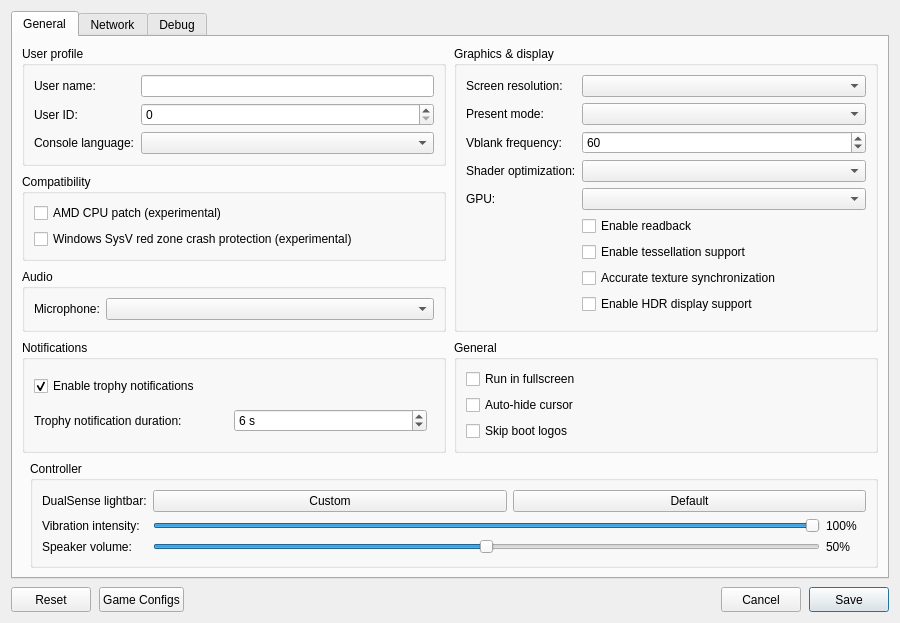
<?xml version="1.0" encoding="UTF-8"?>
<ui version="4.0">
 <class>ConfigurationEditDialog</class>
 <widget class="QDialog" name="ConfigurationEditDialog">
  <property name="geometry">
   <rect>
    <x>0</x>
    <y>0</y>
    <width>900</width>
    <height>620</height>
   </rect>
  </property>
  <property name="windowTitle">
   <string>Settings</string>
  </property>
  <property name="locale">
   <locale language="English" country="UnitedStates"/>
  </property>
  <layout class="QVBoxLayout" name="dialogLayout">
   <property name="spacing"><number>8</number></property>
   <item>
    <widget class="QTabWidget" name="settings_tabs">
     <property name="currentIndex"><number>0</number></property>
     <widget class="QWidget" name="settings_tab">
      <attribute name="title"><string>General</string></attribute>
      <layout class="QGridLayout" name="gridLayout">
       <property name="horizontalSpacing">
        <number>8</number>
       </property>
       <property name="verticalSpacing">
        <number>8</number>
       </property>
       <item row="0" column="0" colspan="2">
        <layout class="QGridLayout" name="sectionsLayout" columnstretch="1,1">
         <property name="horizontalSpacing">
          <number>8</number>
         </property>
         <property name="verticalSpacing">
          <number>8</number>
         </property>
         <item row="0" column="0">
          <widget class="QGroupBox" name="user_profile_group">
           <property name="title">
            <string>User profile</string>
           </property>
           <layout class="QFormLayout" name="userProfileLayout">
            <property name="fieldGrowthPolicy">
             <enum>QFormLayout::AllNonFixedFieldsGrow</enum>
            </property>
            <item row="0" column="0">
             <widget class="QLabel" name="label_user_name">
              <property name="text"><string>User name:</string></property>
             </widget>
            </item>
            <item row="0" column="1">
             <widget class="MandatoryLineEdit" name="lineEdit_user_name">
              <property name="toolTip"><string>Local user name exposed to games</string></property>
              <property name="clearButtonEnabled"><bool>true</bool></property>
             </widget>
            </item>
            <item row="1" column="0">
             <widget class="QLabel" name="label_user_id">
              <property name="text"><string>User ID:</string></property>
             </widget>
            </item>
            <item row="1" column="1">
             <widget class="QSpinBox" name="spinBox_user_id">
              <property name="toolTip"><string>Local user ID exposed to games</string></property>
              <property name="maximum"><number>2147483647</number></property>
             </widget>
            </item>
            <item row="2" column="0">
             <widget class="QLabel" name="label_console_language">
              <property name="text"><string>Console language:</string></property>
             </widget>
            </item>
            <item row="2" column="1">
             <widget class="QComboBox" name="comboBox_console_language">
              <property name="toolTip"><string>Language</string></property>
             </widget>
            </item>
           </layout>
          </widget>
         </item>
         <item row="2" column="0">
          <widget class="QGroupBox" name="audio_group">
           <property name="title"><string>Audio</string></property>
           <layout class="QFormLayout" name="audioLayout">
            <property name="fieldGrowthPolicy">
             <enum>QFormLayout::AllNonFixedFieldsGrow</enum>
            </property>
            <item row="0" column="0">
             <widget class="QLabel" name="label_audio_input_device">
              <property name="text"><string>Microphone:</string></property>
             </widget>
            </item>
            <item row="0" column="1">
             <widget class="QComboBox" name="comboBox_audio_input_device"/>
            </item>
           </layout>
          </widget>
         </item>
         <item row="0" column="1" rowspan="3">
          <widget class="QGroupBox" name="graphics_group">
           <property name="title">
            <string>Graphics &amp;&amp; display</string>
           </property>
           <layout class="QFormLayout" name="graphicsLayout">
            <property name="fieldGrowthPolicy">
             <enum>QFormLayout::AllNonFixedFieldsGrow</enum>
            </property>
            <item row="0" column="0">
             <widget class="QLabel" name="label_screen_resolution">
              <property name="text"><string>Screen resolution:</string></property>
             </widget>
            </item>
            <item row="0" column="1">
             <widget class="QComboBox" name="comboBox_screen_resolution">
              <property name="toolTip"><string>Window resolution</string></property>
             </widget>
            </item>
            <item row="1" column="0">
             <widget class="QLabel" name="label_present_mode">
              <property name="text"><string>Present mode:</string></property>
             </widget>
            </item>
            <item row="1" column="1">
             <widget class="QComboBox" name="comboBox_present_mode">
              <property name="toolTip"><string>Vulkan swapchain presentation mode</string></property>
             </widget>
            </item>
            <item row="2" column="0">
             <widget class="QLabel" name="label_vblank_frequency">
              <property name="text"><string>Vblank frequency:</string></property>
             </widget>
            </item>
            <item row="2" column="1">
             <widget class="QSpinBox" name="spinBox_vblank_frequency">
              <property name="toolTip"><string>Virtual display refresh rate used for frame pacing</string></property>
              <property name="minimum"><number>30</number></property>
              <property name="maximum"><number>360</number></property>
              <property name="value"><number>60</number></property>
             </widget>
            </item>
            <item row="3" column="0">
             <widget class="QLabel" name="label_shader_optimization">
              <property name="text"><string>Shader optimization:</string></property>
             </widget>
            </item>
            <item row="3" column="1">
             <widget class="QComboBox" name="comboBox_shader_optimization_type">
              <property name="toolTip"><string>Optimize shaders for code size or performance</string></property>
             </widget>
            </item>
            <item row="4" column="0">
             <widget class="QLabel" name="label_gpu">
              <property name="text"><string>GPU:</string></property>
             </widget>
            </item>
            <item row="4" column="1">
             <widget class="QComboBox" name="comboBox_gpu">
              <property name="toolTip"><string>Graphics device used by the emulator</string></property>
             </widget>
            </item>
            <item row="5" column="1">
             <widget class="QCheckBox" name="checkBox_readback">
              <property name="toolTip"><string>Read back writable linear images</string></property>
              <property name="text"><string>Enable readback</string></property>
             </widget>
            </item>
            <item row="6" column="1">
             <widget class="QCheckBox" name="checkBox_tessellation">
              <property name="toolTip"><string>Draw tessellated geometry, such as GTA V's nearby tree trunks. Unsupported tessellation shaders may cause crashes.</string></property>
              <property name="text"><string>Enable tessellation support</string></property>
             </widget>
            </item>
            <item row="7" column="1">
             <widget class="QCheckBox" name="checkBox_sync_raw_image_buffers">
              <property name="toolTip"><string>Can fix missing textures and incorrect transparency in some games. May reduce performance.</string></property>
              <property name="text"><string>Accurate texture synchronization</string></property>
             </widget>
            </item>
            <item row="8" column="1">
             <widget class="QCheckBox" name="checkBox_hdr">
              <property name="toolTip"><string>Enable HDR10 output for supported games. Requires HDR enabled on the host display.</string></property>
              <property name="text"><string>Enable HDR display support</string></property>
             </widget>
            </item>
           </layout>
          </widget>
         </item>
         <item row="3" column="0">
          <widget class="QGroupBox" name="notifications_group">
           <property name="title"><string>Notifications</string></property>
           <layout class="QVBoxLayout" name="notificationsLayout">
            <item>
             <widget class="QCheckBox" name="checkBox_trophy_notifications">
              <property name="toolTip"><string>Show trophy unlock notifications and play their sound.
    To use your own sound, replace the emulator's assets/sounds/trophy-unlock.wav with a WAV file and restart the game.</string></property>
              <property name="text"><string>Enable trophy notifications</string></property>
              <property name="checked"><bool>true</bool></property>
             </widget>
            </item>
            <item>
             <layout class="QHBoxLayout" name="trophyDurationLayout">
              <item>
               <widget class="QLabel" name="label_trophy_duration">
                <property name="text"><string>Trophy notification duration:</string></property>
               </widget>
              </item>
              <item>
               <widget class="QSpinBox" name="spinBox_trophy_duration">
                <property name="toolTip"><string>How long each trophy unlock notification stays on screen.</string></property>
                <property name="suffix"><string> s</string></property>
                <property name="minimum"><number>5</number></property>
                <property name="maximum"><number>10</number></property>
                <property name="value"><number>6</number></property>
               </widget>
              </item>
              <item>
               <spacer name="trophyDurationSpacer">
                <property name="orientation"><enum>Qt::Horizontal</enum></property>
               </spacer>
              </item>
             </layout>
            </item>
           </layout>
          </widget>
         </item>
         <item row="3" column="1">
          <widget class="QGroupBox" name="general_group">
           <property name="title"><string>General</string></property>
           <layout class="QVBoxLayout" name="generalLayout">
            <item>
             <widget class="QCheckBox" name="checkBox_fullscreen">
              <property name="toolTip"><string>Run in borderless desktop fullscreen</string></property>
              <property name="text"><string>Run in fullscreen</string></property>
             </widget>
            </item>
            <item>
             <widget class="QCheckBox" name="checkBox_hide_cursor">
              <property name="toolTip"><string>Hide the host cursor after 2 seconds without mouse activity</string></property>
              <property name="text"><string>Auto-hide cursor</string></property>
             </widget>
            </item>
            <item>
             <widget class="QCheckBox" name="checkBox_skip_notice_screen">
              <property name="toolTip"><string>Skip startup logos and notices in supported games.</string></property>
              <property name="text"><string>Skip boot logos</string></property>
             </widget>
            </item>
           </layout>
          </widget>
         </item>
         <item row="1" column="0">
          <widget class="QGroupBox" name="compatibility_group">
           <property name="title">
            <string>Compatibility</string>
           </property>
           <layout class="QVBoxLayout" name="compatibilityLayout">
            <item>
             <widget class="QCheckBox" name="checkBox_amd_cpu">
              <property name="toolTip"><string>Patch CPU instructions that differ between AMD and the host CPU.</string></property>
              <property name="text"><string>AMD CPU patch (experimental)</string></property>
             </widget>
            </item>
            <item>
             <widget class="QCheckBox" name="checkBox_red_zone_protection">
              <property name="toolTip"><string>Helps prevent crashes in some games on Windows</string></property>
              <property name="text"><string>Windows SysV red zone crash protection (experimental)</string></property>
             </widget>
            </item>
           </layout>
          </widget>
         </item>
        </layout>
       </item>
       <item row="1" column="1">
        <widget class="QGroupBox" name="controller_group">
         <property name="title"><string>Controller</string></property>
         <layout class="QFormLayout" name="controllerLayout">
          <property name="fieldGrowthPolicy"><enum>QFormLayout::AllNonFixedFieldsGrow</enum></property>
          <item row="0" column="0">
           <widget class="QLabel" name="label_controller_color">
            <property name="text"><string>DualSense lightbar:</string></property>
           </widget>
          </item>
          <item row="0" column="1">
           <layout class="QHBoxLayout" name="controllerColorLayout">
            <item>
             <widget class="QPushButton" name="button_controller_color">
              <property name="toolTip"><string>Choose and preview a fixed LED color. Bluetooth DualSense may take several seconds to update.</string></property>
              <property name="text"><string>Custom</string></property>
             </widget>
            </item>
            <item>
             <widget class="QPushButton" name="button_controller_color_reset">
              <property name="toolTip"><string>Let the game control the lightbar</string></property>
              <property name="text"><string>Default</string></property>
             </widget>
            </item>
           </layout>
          </item>
          <item row="1" column="0">
           <widget class="QLabel" name="label_controller_vibration">
            <property name="text"><string>Vibration intensity:</string></property>
           </widget>
          </item>
          <item row="1" column="1">
           <layout class="QHBoxLayout" name="controllerVibrationLayout">
            <item>
             <widget class="QSlider" name="slider_controller_vibration">
              <property name="toolTip"><string>Scale DualSense vibration over USB and Bluetooth</string></property>
              <property name="maximum"><number>100</number></property>
              <property name="value"><number>100</number></property>
              <property name="orientation"><enum>Qt::Horizontal</enum></property>
             </widget>
            </item>
            <item>
             <widget class="QLabel" name="label_controller_vibration_value">
              <property name="minimumSize"><size><width>40</width><height>0</height></size></property>
              <property name="text"><string>100%</string></property>
             </widget>
            </item>
           </layout>
          </item>
          <item row="2" column="0">
           <widget class="QLabel" name="label_controller_volume">
            <property name="text"><string>Speaker volume:</string></property>
           </widget>
          </item>
          <item row="2" column="1">
           <layout class="QHBoxLayout" name="controllerVolumeLayout">
            <item>
             <widget class="QSlider" name="slider_controller_volume">
              <property name="toolTip"><string>Scale the DualSense speaker over USB and Bluetooth. 50% is the previous default; 100% adds 6 dB of gain.</string></property>
              <property name="maximum"><number>100</number></property>
              <property name="value"><number>50</number></property>
              <property name="orientation"><enum>Qt::Horizontal</enum></property>
             </widget>
            </item>
            <item>
             <widget class="QLabel" name="label_controller_volume_value">
              <property name="minimumSize"><size><width>40</width><height>0</height></size></property>
              <property name="text"><string>50%</string></property>
             </widget>
            </item>
           </layout>
          </item>
         </layout>
        </widget>
       </item>
      </layout>
     </widget>
     <widget class="QWidget" name="network_tab">
      <attribute name="title"><string>Network</string></attribute>
      <layout class="QVBoxLayout" name="networkTabLayout">
       <item>
        <widget class="QCheckBox" name="checkBox_network_connected">
         <property name="toolTip"><string>Let games use your computer's local network connection.</string></property>
         <property name="text"><string>Enable network connection</string></property>
        </widget>
       </item>
       <item>
        <spacer name="networkSpacer">
         <property name="orientation"><enum>Qt::Vertical</enum></property>
         <property name="sizeHint" stdset="0"><size><width>20</width><height>40</height></size></property>
        </spacer>
       </item>
      </layout>
     </widget>
     <widget class="QWidget" name="debug_tab">
      <attribute name="title"><string>Debug</string></attribute>
      <layout class="QVBoxLayout" name="debugTabLayout">
       <item>
        <widget class="QGroupBox" name="debug_group">
         <property name="title">
          <string>Debugging &amp;&amp; logs</string>
         </property>
         <layout class="QGridLayout" name="debugLayout" columnstretch="0,1,0,1">
          <property name="horizontalSpacing"><number>8</number></property>
          <property name="verticalSpacing"><number>6</number></property>
          <item row="0" column="0" colspan="2">
           <widget class="QCheckBox" name="checkBox_vulkan_validation">
            <property name="toolTip"><string>Enable Vulkan validation layers</string></property>
            <property name="text"><string>Vulkan validation</string></property>
            <property name="checked"><bool>true</bool></property>
           </widget>
          </item>
          <item row="0" column="2" colspan="2">
           <widget class="QCheckBox" name="checkBox_shader_validation">
            <property name="toolTip"><string>Validate SPIR-V binary</string></property>
            <property name="text"><string>Shader validation</string></property>
            <property name="checked"><bool>true</bool></property>
           </widget>
          </item>
          <item row="1" column="0" colspan="2">
           <widget class="QCheckBox" name="checkBox_renderdoc_capture">
            <property name="toolTip"><string>Enable RenderDoc capture</string></property>
            <property name="text"><string>RenderDoc capture</string></property>
           </widget>
          </item>
          <item row="1" column="2" colspan="2">
           <widget class="QCheckBox" name="checkBox_cmd_dump">
            <property name="toolTip"><string>Dump command buffers</string></property>
            <property name="text"><string>Command buffer dump</string></property>
           </widget>
          </item>
          <item row="2" column="0">
           <widget class="QLabel" name="label_shader_log_direction">
            <property name="text"><string>Shader logging:</string></property>
           </widget>
          </item>
          <item row="2" column="1">
           <widget class="QComboBox" name="comboBox_shader_log_direction">
            <property name="toolTip"><string>Dump shaders to file or console window. If enabled may decrease emulator performance</string></property>
           </widget>
          </item>
          <item row="2" column="2">
           <widget class="QLabel" name="label_shader_log_folder">
            <property name="text"><string>Shader log folder:</string></property>
           </widget>
          </item>
          <item row="2" column="3">
           <widget class="MandatoryLineEdit" name="lineEdit_shader_log_folder">
            <property name="toolTip"><string>Specify directory to dump shaders</string></property>
            <property name="clearButtonEnabled"><bool>true</bool></property>
           </widget>
          </item>
          <item row="3" column="0">
           <widget class="QLabel" name="label_printf_direction">
            <property name="text"><string>Printf output:</string></property>
           </widget>
          </item>
          <item row="3" column="1">
           <widget class="QComboBox" name="comboBox_printf_direction">
            <property name="toolTip"><string>Print logs to file or console window. If enabled may decrease emulator performance</string></property>
           </widget>
          </item>
          <item row="3" column="2">
           <widget class="QLabel" name="label_printf_file">
            <property name="text"><string>Printf output file:</string></property>
           </widget>
          </item>
          <item row="3" column="3">
           <widget class="MandatoryLineEdit" name="lineEdit_printf_file">
            <property name="toolTip"><string>Specify file to dump logs</string></property>
            <property name="clearButtonEnabled"><bool>true</bool></property>
           </widget>
          </item>
          <item row="4" column="0">
           <widget class="QCheckBox" name="checkBox_profiler">
            <property name="toolTip"><string>Enable the Tracy profiler. Profiling may decrease emulator performance</string></property>
            <property name="text"><string>Tracy profiler</string></property>
           </widget>
          </item>
          <item row="4" column="2">
           <widget class="QLabel" name="label_cmd_dump_folder">
            <property name="text"><string>Command buffer folder:</string></property>
           </widget>
          </item>
          <item row="4" column="3">
           <widget class="MandatoryLineEdit" name="lineEdit_cmd_dump_folder">
            <property name="toolTip"><string>Specify directory to dump command buffers</string></property>
            <property name="clearButtonEnabled"><bool>true</bool></property>
           </widget>
          </item>
         </layout>
        </widget>
       </item>
       <item>
        <spacer name="debugSpacer">
         <property name="orientation"><enum>Qt::Vertical</enum></property>
         <property name="sizeHint" stdset="0"><size><width>20</width><height>40</height></size></property>
        </spacer>
       </item>
      </layout>
     </widget>
    </widget>
   </item>
   <item>
    <layout class="QHBoxLayout" name="buttonLayout">
     <item>
     <widget class="QPushButton" name="clear_button">
       <property name="minimumSize"><size><width>80</width><height>25</height></size></property>
       <property name="text"><string>Reset</string></property>
       <property name="toolTip"><string>Restore default settings</string></property>
      </widget>
     </item>
     <item>
      <widget class="QPushButton" name="settings_button">
       <property name="minimumSize"><size><width>80</width><height>25</height></size></property>
       <property name="text"><string>Game Configs</string></property>
       <property name="toolTip"><string>Import or export game configs</string></property>
      </widget>
     </item>
     <item>
      <spacer name="buttonSpacer">
       <property name="orientation"><enum>Qt::Horizontal</enum></property>
       <property name="sizeHint" stdset="0"><size><width>40</width><height>20</height></size></property>
      </spacer>
     </item>
     <item>
      <widget class="QPushButton" name="cancel_button">
       <property name="minimumSize"><size><width>80</width><height>25</height></size></property>
       <property name="text"><string>Cancel</string></property>
      </widget>
     </item>
     <item>
      <widget class="QPushButton" name="ok_button">
       <property name="minimumSize"><size><width>80</width><height>25</height></size></property>
       <property name="text"><string>Save</string></property>
       <property name="default"><bool>true</bool></property>
      </widget>
     </item>
    </layout>
   </item>
  </layout>
 </widget>
 <customwidgets>
  <customwidget>
   <class>MandatoryLineEdit</class>
   <extends>QLineEdit</extends>
   <header>mandatoryLineEdit.h</header>
  </customwidget>
 </customwidgets>
 <resources/>
</ui>
